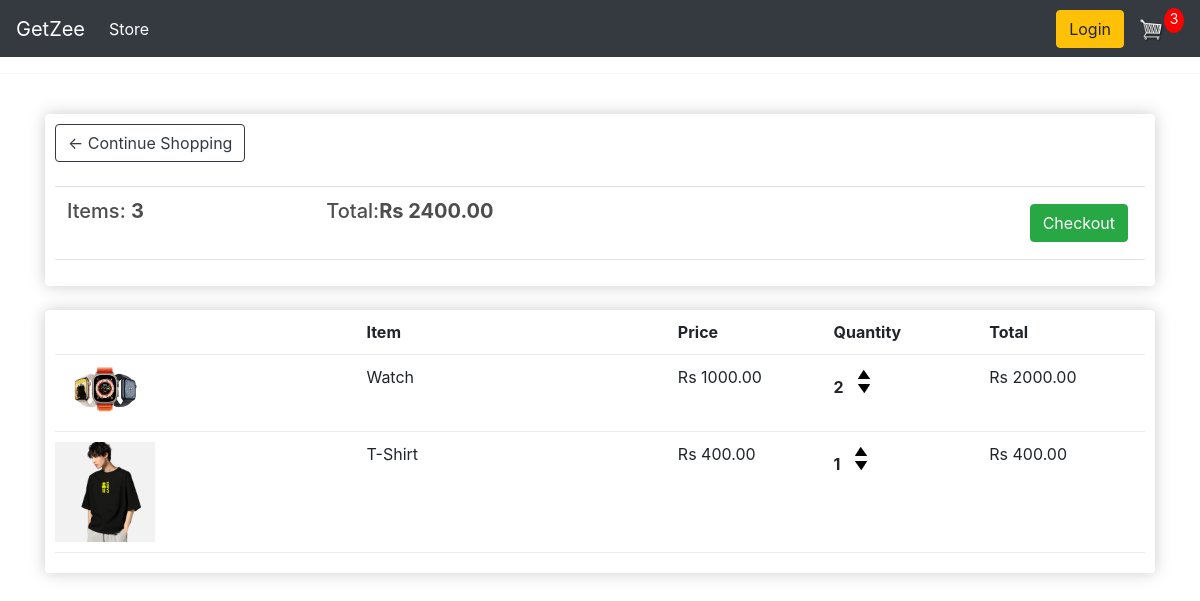
Page /cart (signed in) on the earlier database version.
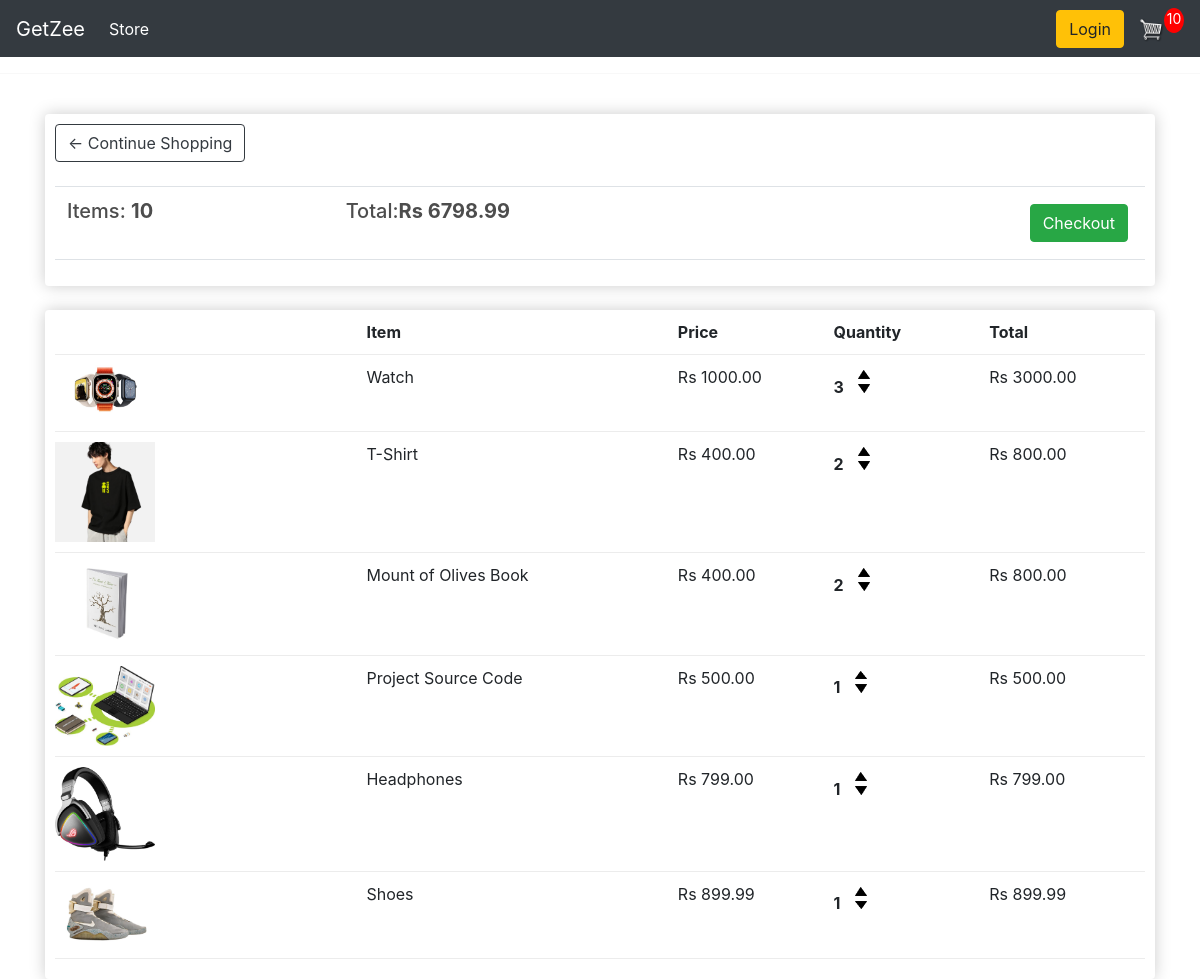
Same page on the later database version.
### ecomApp/models.py (models this page shows, shortened)
class Order(models.Model):
    customer = models.ForeignKey(Customer, on_delete=models.SET_NULL, null=True, blank=True)
    date_ordered = models.DateField(auto_now_add=True)
    complete = models.BooleanField(default=False)
    transaction_id = models.CharField(max_length=100, null=True)
    @property
    def get_cart_total(self):
        orderitems = self.orderitem_set.all()
        total = sum([item.get_total for item in orderitems])
        return total
    @property
    def get_cart_items(self):
        orderitems = self.orderitem_set.all()
        total = sum([item.quantity for item in orderitems])
        return total

class OrderItem(models.Model):
    product = models.ForeignKey(Product, on_delete=models.SET_NULL, null=True)
    order = models.ForeignKey(Order, on_delete=models.SET_NULL, null=True)
    quantity = models.IntegerField(default=0, null=True, blank=True)
    date_added = models.DateTimeField(auto_now_add=True)
    @property
    def get_total(self):
        total = self.product.price * self.quantity
        return total

class Product(models.Model):
    name = models.CharField(max_length=200)
    price = models.FloatField()
    digital = models.BooleanField(default=False, null=True, blank=True)
    image = models.ImageField(null=True, blank=True)
    @property
    def imageURL(self):
        try:
            url = self.image.url
        except:
            url = ''
        return url

### ecomApp/views.py (the view)
# urls.py: path('cart', views.cart, name='cart'),
def cart(request):
    if request.user.is_authenticated:
        customer = request.user.customer
        order, created = Order.objects.get_or_create(customer=customer, complete=False)
        items = order.orderitem_set.all()
        cartItems = order.get_cart_items
    else:
        items = []
        order = {'get_cart_total':0, 'get_cart_items':0, 'shipping':False}
        cartItems = order['get_cart_items']
    context = {'items':items, 'order':order, 'cartItems': cartItems}
    return render(request, 'cart.html', context)

### templates/cart.html
{% extends 'main.html' %}
{% load static %}
{% block content %}
<div class="row">
	<div class="col-lg-12">
		<div class="box-element">
            <a  class="btn btn-outline-dark" href="{% url 'store' %}">&#x2190; Continue Shopping</a>
            <br>
            <br>
            <table class="table">
                <tr>
                    <th><h5>Items: <strong>{{order.get_cart_items}}</strong></h5></th>
                    <th><h5>Total:<strong>Rs {{order.get_cart_total|floatformat:2}}</strong></h5></th>
                    <th>
                        <a  style="float:right; margin:5px;" class="btn btn-success" href="{% url 'checkout' %}">Checkout</a>
                    </th>
                </tr>
            </table>
        </div>
		<br>
		<div class="box-element">
            <div class="cart-row">
                <div style="flex:2"></div>
                <div style="flex:2"><strong>Item</strong></div>
                <div style="flex:1"><strong>Price</strong></div>
                <div style="flex:1"><strong>Quantity</strong></div>
                <div style="flex:1"><strong>Total</strong></div>
            </div>
            {% for item in items %}
            <div class="cart-row">
                <div style="flex:2"><img class="row-image" src="{{item.product.imageURL}}"></div>
                <div style="flex:2"><p>{{item.product.name}}</p></div>
                <div style="flex:1"><p>Rs {{item.product.price|floatformat:2}}</p></div>
                <div style="flex:1">
                    <p class="quantity">{{item.quantity}}</p>
                    <div class="quantity">
                        <img data-product={{item.product.id}} data-action = "add" class="chg-quantity update-cart" src="{% static  'images/arrow-up.png' %}">
                        <img data-product={{item.product.id}} data-action = "remove" class="chg-quantity update-cart" src="{% static  'images/arrow-down.png' %}">
                    </div>
                </div>
                <div style="flex:1"><p>Rs {{item.get_total|floatformat:2}}</p></div>
            </div>
            {% endfor %}
	</div>
</div>
{% endblock content %}

### templates/main.html (shortened to what this page needs)
<!DOCTYPE html>
{% load static %}
<html>
    <head>
        <link rel="stylesheet" type="text/css" href="{% static 'css/main1.css' %}">
        <link href="https://cdn.jsdelivr.net/npm/bootstrap@5.2.3/dist/css/bootstrap.min.css" rel="stylesheet">
        <link rel="stylesheet" href="https://stackpath.bootstrapcdn.com/bootstrap/4.4.1/css/bootstrap.min.css">
     </head>
     <body>
        <nav class="navbar navbar-expand-lg navbar-dark bg-dark">
            <a class="navbar-brand" href="{% url 'store' %}">GetZee</a>
            <div class="collapse navbar-collapse" id="navbarSupportedContent">
              <ul class="navbar-nav mr-auto">
                <li class="nav-item active">
                  <a class="nav-link" href="{% url 'store' %}">Store <span class="sr-only">(current)</span></a>
                </li>
              </ul>
              <div class="form-inline my-2 my-lg-0">
                   <a href="#"class="btn btn-warning">Login</a>
                   <a href="{% url 'cart' %}">
                      <img  id="cart-icon" src="{% static 'images/cart.png' %}">
                  </a>
                  <p id="cart-total">{{cartItems}}</p>
              </div>
            </div>
          </nav>
        <hr>
         <div class="container">
                <br>
                {% block content %}
                 {% endblock content %}
         </div>
     </body>
</html>

### static/css/main1.css (style rules this page uses)
body { background-color: hsl(0, 0%, 98%); }
h1,h2,h3,h4,h5,h6 { color:hsl(0, 0%, 30%); }
.box-element { box-shadow:hsl(0, 0%, 80%) 0 0 16px; background-color: #fff; border-radius: 4px; padding: 10px; }
.bg-dark { background-color: #4f868c!important; }
#cart-icon { width:25px; display: inline-block; margin-left: 15px; }
#cart-total { display: block; text-align: center; color:#fff; background-color: red; width: 20px; height: 25px; border-radius: 50%; font-size: 14px; }
.col-lg-4, .col-lg-6, .col-lg-8, .col-lg-12 { margin-top: 10px; }
.btn { border-radius: 0; }
.row-image { width: 100px; }
.cart-row { display: flex; align-items: flex-stretch; padding-bottom: 10px; margin-bottom: 10px; border-bottom: 1px solid #ececec; }
.quantity { display: inline-block; font-weight: 700; padding-right:10px; }
.chg-quantity { width: 12px; cursor: pointer; display: block; margin-top: 5px; transition:.1s; }

Differences in the rows shown:
changed through a linked row, Order: get_cart_items "3" → "10"; get_cart_total "2400.00" → "6798.99"
changed OrderItem "Watch": quantity "2" → "3"; get_total "2000.00" → "3000.00"
changed OrderItem "T-Shirt": quantity "1" → "2"; get_total "400.00" → "800.00"
added OrderItem: product.imageURL (picture), product.name "Mount of Olives Book", product.price "400.00", quantity "2", get_total "800.00"
added OrderItem: product.imageURL (picture), product.name "Project Source Code", product.price "500.00", quantity "1", get_total "500.00"
added OrderItem: product.imageURL (picture), product.name "Headphones", product.price "799.00", quantity "1", get_total "799.00"
added OrderItem: product.imageURL (picture), product.name "Shoes", product.price "899.99", quantity "1", get_total "899.99"
Other differences:
{{ cartItems }}: "3" → "10"
